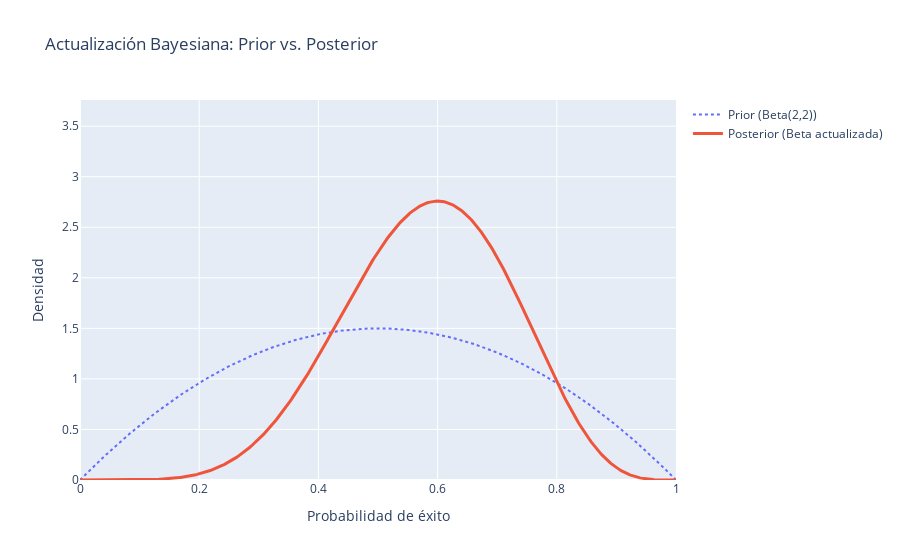

Source (notebook cell):
### Markdown cell above
## Enfoque bayesiano

Actualizamos una creencia sobre la probabilidad de éxito usando una distribución Beta como prior y posterior tras observar datos.

### Code cell
import numpy as np
from scipy.stats import beta
import plotly.graph_objs as go

# Parámetros
a_prior, b_prior = 2, 2  # prior Beta(2,2)
exitos, fracasos = 5, 3  # datos observados
a_post = a_prior + exitos
b_post = b_prior + fracasos

# Eje de probabilidad
x = np.linspace(0, 1, 500)
prior = beta.pdf(x, a_prior, b_prior)
posterior = beta.pdf(x, a_post, b_post)

# Gráfico
fig = go.Figure()
fig.add_trace(go.Scatter(x=x, y=prior, mode='lines', name='Prior (Beta(2,2))', line=dict(dash='dot')))
fig.add_trace(go.Scatter(x=x, y=posterior, mode='lines', name='Posterior (Beta actualizada)', line=dict(width=3)))
fig.update_layout(title='Actualización Bayesiana: Prior vs. Posterior',
                  xaxis_title='Probabilidad de éxito',
                  yaxis_title='Densidad',
                  yaxis_range=[0, max(max(prior), max(posterior)) + 1])
fig.show()

### Figure 1 — Plotly figure (JSON) as saved in the notebook; plotly's stock layout.template omitted (floating-point values rounded to 4 significant figures; data arrays with more than 128 entries replaced by an {"elided": "..."} marker saying what was removed)
{"data": [{"line": {"dash": "dot"}, "mode": "lines", "name": "Prior (Beta(2,2))", "type": "scatter", "x": {"elided": "500 float values"}, "y": {"elided": "500 float values"}}, {"line": {"width": 3}, "mode": "lines", "name": "Posterior (Beta actualizada)", "type": "scatter", "x": {"elided": "500 float values"}, "y": {"elided": "500 float values"}}], "layout": {"title": {"text": "Actualización Bayesiana: Prior vs. Posterior"}, "xaxis": {"title": {"text": "Probabilidad de éxito"}}, "yaxis": {"range": [0, 3.759], "title": {"text": "Densidad"}}}}
